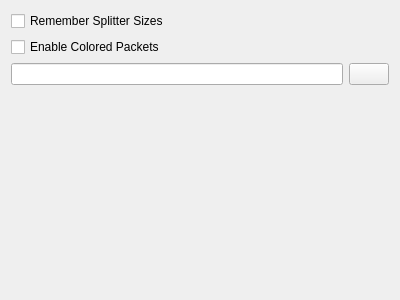
<?xml version="1.0" encoding="UTF-8"?>
<ui version="4.0">
 <class>GeneralUI</class>
 <widget class="QWidget" name="GeneralUI">
  <property name="geometry">
   <rect>
    <x>0</x>
    <y>0</y>
    <width>400</width>
    <height>300</height>
   </rect>
  </property>
  <property name="windowTitle">
   <string>Form</string>
  </property>
  <layout class="QVBoxLayout" name="verticalLayout">
   <item>
    <widget class="QCheckBox" name="cb_splitter_sizes">
     <property name="text">
      <string>Remember Splitter Sizes</string>
     </property>
    </widget>
   </item>
   <item>
    <widget class="QCheckBox" name="cb_colored">
     <property name="text">
      <string>Enable Colored Packets</string>
     </property>
    </widget>
   </item>
   <item>
    <layout class="QHBoxLayout" name="horizontalLayout">
     <item>
      <widget class="QLineEdit" name="tb_default_dir"/>
     </item>
     <item>
      <widget class="QPushButton" name="bt_default_dir">
       <property name="icon">
        <iconset resource="../icons/icons.qrc">
         <normaloff>:/icons/open.png</normaloff>:/icons/open.png</iconset>
       </property>
      </widget>
     </item>
    </layout>
   </item>
   <item>
    <spacer name="verticalSpacer">
     <property name="orientation">
      <enum>Qt::Vertical</enum>
     </property>
     <property name="sizeHint" stdset="0">
      <size>
       <width>20</width>
       <height>40</height>
      </size>
     </property>
    </spacer>
   </item>
  </layout>
 </widget>
 <resources>
  <include location="../icons/icons.qrc"/>
 </resources>
 <connections/>
</ui>
